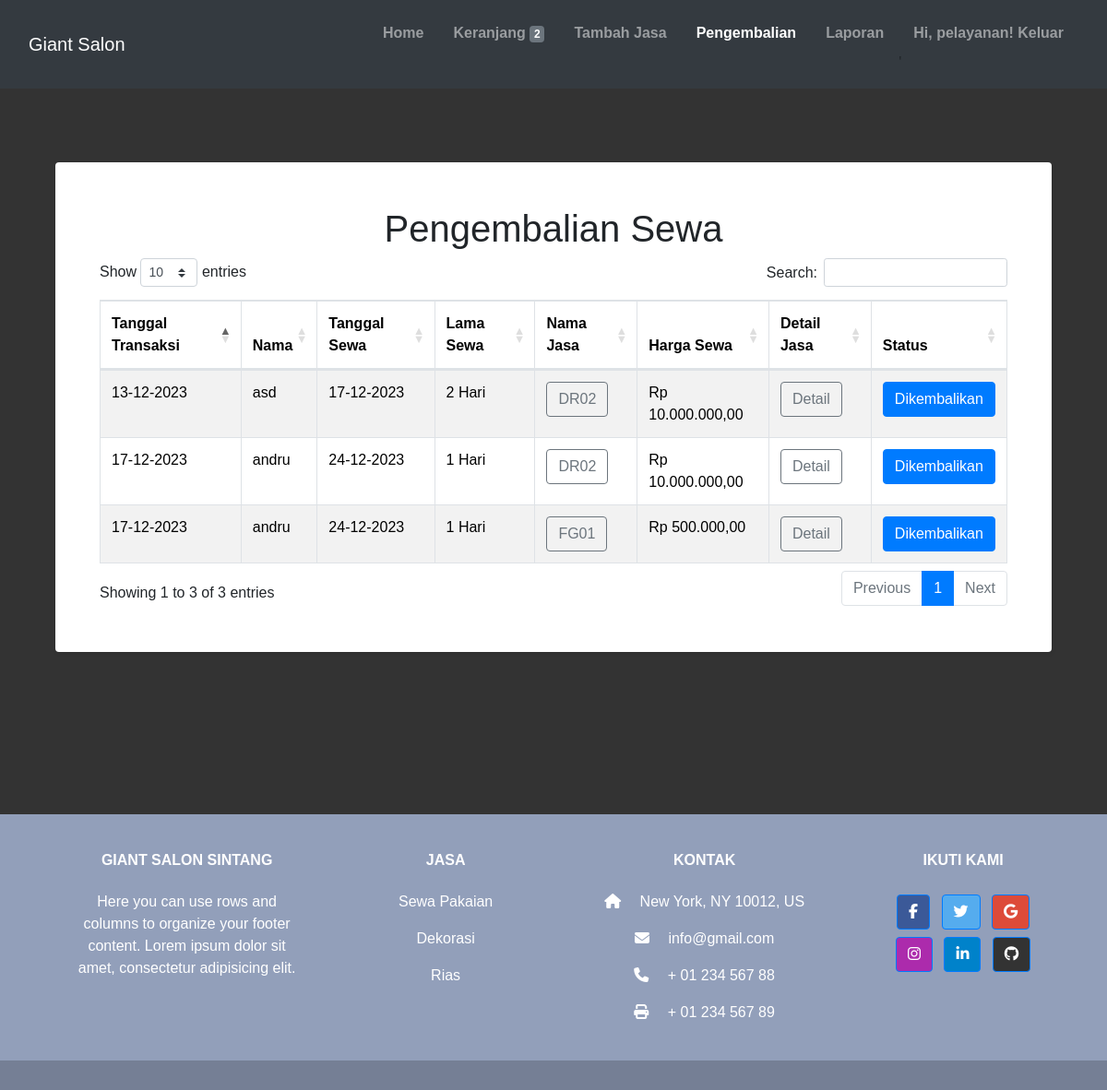
The app's page /pengembalian.php (signed in) with its own data.
### tables this page shows
CREATE TABLE `tbl_penyewaan` (
  `id` char(9) NOT NULL,
  `tanggal_transaksi` date NOT NULL,
  `nama` varchar(30) NOT NULL,
  `alamat` varchar(100) NOT NULL,
  `no_hp` varchar(13) NOT NULL,
  `tanggal_sewa` date NOT NULL,
  `lama_sewa` int NOT NULL,
  `nama_jasa` int NOT NULL,
  `kode_jasa` char(4) NOT NULL,
  `harga_sewa` int NOT NULL,
  `metode_bayar` varchar(8) NOT NULL,
  `status_sewa` varchar(25) NOT NULL
);

### core/fungsi.php (called while the page is built, shortened)
<?php
function rupiah($angka)
{
    $hasil_rupiah = "Rp " . number_format($angka, 2, ',', '.');
    return $hasil_rupiah;
}
function format_tanggal($tanggal)
{
    return date('d-m-Y', strtotime($tanggal));
}

### pengembalian.php (the view, shortened to what this page needs)
<?php
include_once("core/aksi.php");
include_once("templates/header.php");
?>
<div class="register-photo">
    <div class="form-container p-5 rounded bg-white">
        <h1 class="text-center">Pengembalian Sewa</h1>
        <table id="example" class="table table-striped table-bordered" style="width:100%">
            <thead>
                <tr>
                    <th>Tanggal Transaksi</th>
                    <th>Nama</th>
                    <th>Tanggal Sewa</th>
                    <th>Lama Sewa</th>
                    <th>Nama Jasa</th>
                    <th>Harga Sewa</th>
                    <th>Detail Jasa</th>
                    <th>Status</th>
                </tr>
            </thead>
            <tbody>
                <?php
                $sql = "SELECT *, tbl_penyewaan.id AS id_sewa FROM tbl_penyewaan INNER JOIN tbl_jasa ON tbl_penyewaan.kode_jasa = tbl_jasa.id WHERE status_sewa <> 'Dikembalikan'";
                $result = $conn->query($sql);
                while ($row = $result->fetch_assoc()) {
                    echo "<tr>";
                    echo "<td>" . format_tanggal($row["tanggal_transaksi"]) . "</td>";
                    echo "<td>" . $row["nama"] . "</td>";
                    echo "<td>" . format_tanggal($row["tanggal_sewa"]) . "</td>";
                    echo "<td>" . $row["lama_sewa"] . " Hari</td>";
                    echo "<td><button type='button' class='btn btn-outline-secondary btn-gambar' data-bs-toggle='modal' data-bs-target='#gambar' data-id='" . $row["kode_jasa"] . "'>" . $row["kode_jasa"] . "</button></td>";
                    echo "<td>" . rupiah($row["harga_sewa"]) . "</td>";
                    echo "<td><button class='btn btn-outline-secondary btn-sewa-detail' data-bs-toggle='modal' data-bs-target='#detail' data-id='" . $row["id_sewa"] . "'>Detail</button></td>";
                    echo "<td><button class='btn btn-primary btn-update-status' data-id='" . $row["id_sewa"] . "' data-bs-toggle='modal' data-bs-target='#notif'>Dikembalikan</button></td>";
                    echo "</tr>";
                }
                ?>
            </tbody>
        </table>
    </div>
</div>
<?php
include_once("templates/footer.php");
?>

### assets/css/style.css (style rules this page uses)
body { background-color: #333; }
* { font-family: "Poppins", sans-serif; margin: 0; padding: 0; box-sizing: border-box; outline: none; border: none; text-decoration: none; transition: 0.2s linear; }
.register-photo { padding: 80px 0; }
.register-photo .form-container { display: table; max-width: 1200px; width: 90%; margin: 0 auto; box-shadow: 1px 1px 5px rgba(0, 0, 0, 0.1); }

### records on screen
tbl_penyewaan: tanggal_transaksi "13-12-2023", nama "asd", tanggal_sewa "17-12-2023", lama_sewa "2", kode_jasa "DR02", harga_sewa "Rp 10.000.000,00"
tbl_penyewaan: tanggal_transaksi "17-12-2023", nama "andru", tanggal_sewa "24-12-2023", lama_sewa "1", kode_jasa "DR02", harga_sewa "Rp 10.000.000,00"
tbl_penyewaan: tanggal_transaksi "17-12-2023", nama "andru", tanggal_sewa "24-12-2023", lama_sewa "1", kode_jasa "FG01", harga_sewa "Rp 500.000,00"

### other values on screen
$count_keranjang['total_item'] "2"
$_SESSION["username"] "pelayanan"
